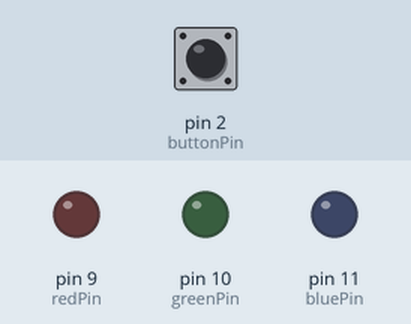
The sketch below on a simulated Arduino Uno, built with avr-gcc and run on an emulated ATmega328P. Shown: output pins drawn as LEDs (lit = HIGH). The test bench sets the inputs (shaded band); at power-on: pin 2 (buttonPin) LOW.

Above: at 1.2 s.
1.3 s: pin 2 (buttonPin) pulled HIGH for 0.15 s
At 2.2 s:
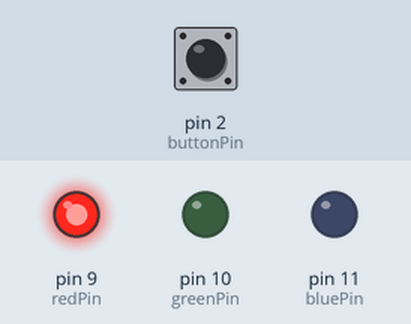
2.9 s: pin 2 (buttonPin) pulled HIGH for 1 s
At 3.4 s:
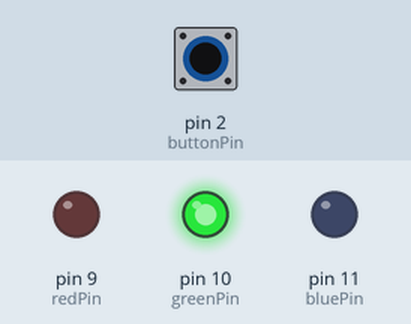
5.4 s: pin 2 (buttonPin) pulled HIGH for 0.15 s
At 6.5 s:
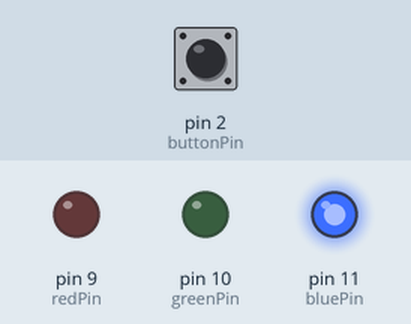
7.0 s: pin 2 (buttonPin) pulled HIGH for 3.2 s
At 7.8 s:
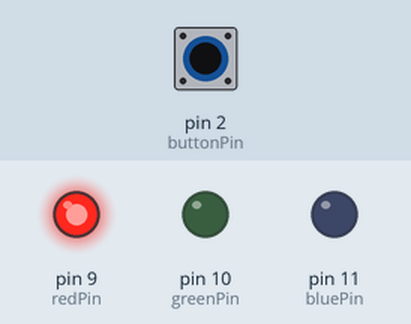
Timing chart, 0 to 10.0 s (numbered marks = the images above; inputs shaded):
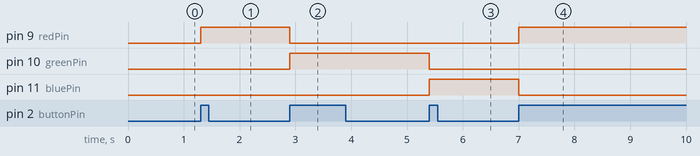

The sketch:

Byte_task_1.ino
```cpp
const int redPin = 9;
const int greenPin = 10;
const int bluePin = 11;
const int buttonPin = 2;

int buttonState = 0;
int lastButtonState = 0;
int lightState = 0;

void setup() {

  pinMode(redPin, OUTPUT);
  pinMode(greenPin, OUTPUT);
  pinMode(bluePin, OUTPUT);


  pinMode(buttonPin, INPUT);
}

void loop() {

  buttonState = digitalRead(buttonPin);


  if (buttonState == HIGH && lastButtonState == LOW) {
    lightState++;

    if (lightState > 2) {
      lightState = 0;
    }

    if (lightState == 1) {
      digitalWrite(redPin, HIGH);
      digitalWrite(greenPin, LOW);
      digitalWrite(bluePin, LOW);
    } else if (lightState == 2) {
      digitalWrite(redPin, LOW);
      digitalWrite(greenPin, HIGH);
      digitalWrite(bluePin, LOW);
    } else if (lightState == 0) {
      digitalWrite(redPin, LOW);
      digitalWrite(greenPin, LOW);
      digitalWrite(bluePin, HIGH);
    }

    delay(50);
  }

  lastButtonState = buttonState;
}
```

Measured:
- after the input at 1.3 s, pin 9 (redPin): LOW → HIGH at once
- after the input at 2.9 s, pin 9 (redPin): HIGH → LOW at once; pin 10 (greenPin): LOW → HIGH at once
- after the input at 5.4 s, pin 10 (greenPin): HIGH → LOW at once; pin 11 (bluePin): LOW → HIGH at once
- after the input at 7.0 s, pin 9 (redPin): LOW → HIGH at once; pin 11 (bluePin): HIGH → LOW at once
